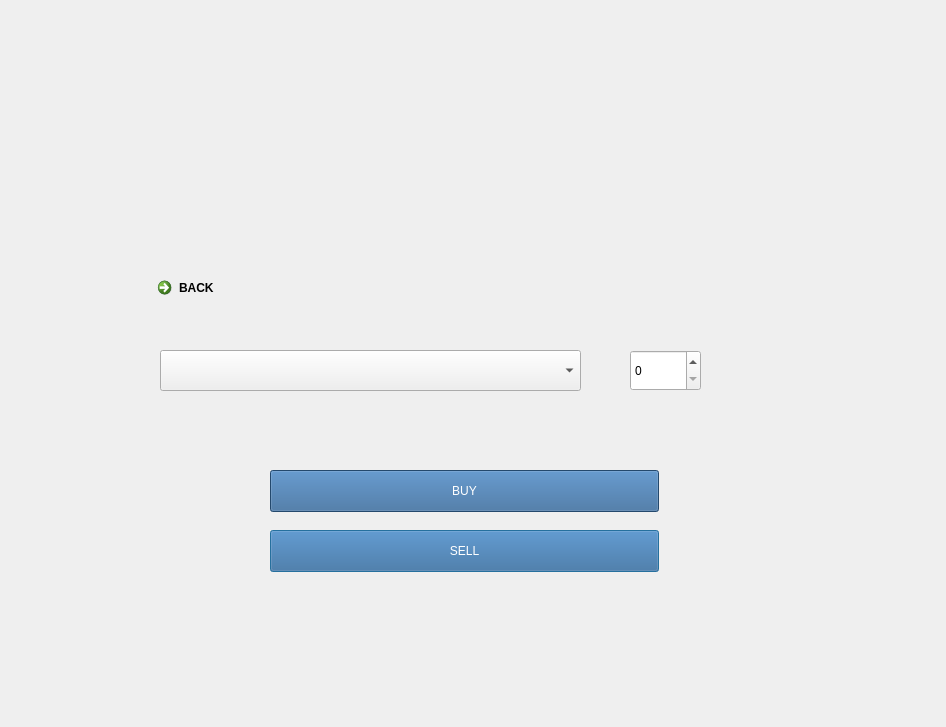
<?xml version="1.0" encoding="UTF-8"?>
<ui version="4.0">
 <class>Dialog</class>
 <widget class="QDialog" name="Dialog">
  <property name="geometry">
   <rect>
    <x>0</x>
    <y>0</y>
    <width>946</width>
    <height>727</height>
   </rect>
  </property>
  <property name="windowTitle">
   <string>Dialog</string>
  </property>
  <widget class="QPushButton" name="sellbutton">
   <property name="geometry">
    <rect>
     <x>270</x>
     <y>530</y>
     <width>389</width>
     <height>42</height>
    </rect>
   </property>
   <property name="palette">
    <palette>
     <active>
      <colorrole role="WindowText">
       <brush brushstyle="SolidPattern">
        <color alpha="255">
         <red>255</red>
         <green>255</green>
         <blue>255</blue>
        </color>
       </brush>
      </colorrole>
      <colorrole role="Button">
       <brush brushstyle="SolidPattern">
        <color alpha="255">
         <red>51</red>
         <green>102</green>
         <blue>153</blue>
        </color>
       </brush>
      </colorrole>
      <colorrole role="Text">
       <brush brushstyle="SolidPattern">
        <color alpha="255">
         <red>255</red>
         <green>255</green>
         <blue>255</blue>
        </color>
       </brush>
      </colorrole>
      <colorrole role="ButtonText">
       <brush brushstyle="SolidPattern">
        <color alpha="255">
         <red>255</red>
         <green>255</green>
         <blue>255</blue>
        </color>
       </brush>
      </colorrole>
      <colorrole role="Base">
       <brush brushstyle="SolidPattern">
        <color alpha="255">
         <red>51</red>
         <green>102</green>
         <blue>153</blue>
        </color>
       </brush>
      </colorrole>
      <colorrole role="Window">
       <brush brushstyle="SolidPattern">
        <color alpha="255">
         <red>51</red>
         <green>102</green>
         <blue>153</blue>
        </color>
       </brush>
      </colorrole>
     </active>
     <inactive>
      <colorrole role="WindowText">
       <brush brushstyle="SolidPattern">
        <color alpha="255">
         <red>255</red>
         <green>255</green>
         <blue>255</blue>
        </color>
       </brush>
      </colorrole>
      <colorrole role="Button">
       <brush brushstyle="SolidPattern">
        <color alpha="255">
         <red>51</red>
         <green>102</green>
         <blue>153</blue>
        </color>
       </brush>
      </colorrole>
      <colorrole role="Text">
       <brush brushstyle="SolidPattern">
        <color alpha="255">
         <red>255</red>
         <green>255</green>
         <blue>255</blue>
        </color>
       </brush>
      </colorrole>
      <colorrole role="ButtonText">
       <brush brushstyle="SolidPattern">
        <color alpha="255">
         <red>255</red>
         <green>255</green>
         <blue>255</blue>
        </color>
       </brush>
      </colorrole>
      <colorrole role="Base">
       <brush brushstyle="SolidPattern">
        <color alpha="255">
         <red>51</red>
         <green>102</green>
         <blue>153</blue>
        </color>
       </brush>
      </colorrole>
      <colorrole role="Window">
       <brush brushstyle="SolidPattern">
        <color alpha="255">
         <red>51</red>
         <green>102</green>
         <blue>153</blue>
        </color>
       </brush>
      </colorrole>
     </inactive>
     <disabled>
      <colorrole role="WindowText">
       <brush brushstyle="SolidPattern">
        <color alpha="255">
         <red>255</red>
         <green>255</green>
         <blue>255</blue>
        </color>
       </brush>
      </colorrole>
      <colorrole role="Button">
       <brush brushstyle="SolidPattern">
        <color alpha="255">
         <red>51</red>
         <green>102</green>
         <blue>153</blue>
        </color>
       </brush>
      </colorrole>
      <colorrole role="Text">
       <brush brushstyle="SolidPattern">
        <color alpha="255">
         <red>255</red>
         <green>255</green>
         <blue>255</blue>
        </color>
       </brush>
      </colorrole>
      <colorrole role="ButtonText">
       <brush brushstyle="SolidPattern">
        <color alpha="255">
         <red>255</red>
         <green>255</green>
         <blue>255</blue>
        </color>
       </brush>
      </colorrole>
      <colorrole role="Base">
       <brush brushstyle="SolidPattern">
        <color alpha="255">
         <red>51</red>
         <green>102</green>
         <blue>153</blue>
        </color>
       </brush>
      </colorrole>
      <colorrole role="Window">
       <brush brushstyle="SolidPattern">
        <color alpha="255">
         <red>51</red>
         <green>102</green>
         <blue>153</blue>
        </color>
       </brush>
      </colorrole>
     </disabled>
    </palette>
   </property>
   <property name="cursor">
    <cursorShape>PointingHandCursor</cursorShape>
   </property>
   <property name="mouseTracking">
    <bool>true</bool>
   </property>
   <property name="focusPolicy">
    <enum>Qt::ClickFocus</enum>
   </property>
   <property name="contextMenuPolicy">
    <enum>Qt::NoContextMenu</enum>
   </property>
   <property name="acceptDrops">
    <bool>true</bool>
   </property>
   <property name="layoutDirection">
    <enum>Qt::LeftToRight</enum>
   </property>
   <property name="styleSheet">
    <string notr="true">QPushButton { background-color: #336699; color: white; border-radius: 20px; padding: 10px 20px; font-size: 18px; }&quot;
QPushButton:hover { background-color: #5588CC; }</string>
   </property>
   <property name="inputMethodHints">
    <set>Qt::ImhNone</set>
   </property>
   <property name="text">
    <string>SELL</string>
   </property>
  </widget>
  <widget class="QCommandLinkButton" name="backbutton">
   <property name="geometry">
    <rect>
     <x>150</x>
     <y>270</y>
     <width>181</width>
     <height>41</height>
    </rect>
   </property>
   <property name="text">
    <string>BACK</string>
   </property>
  </widget>
  <widget class="QComboBox" name="nftname">
   <property name="geometry">
    <rect>
     <x>160</x>
     <y>350</y>
     <width>421</width>
     <height>41</height>
    </rect>
   </property>
   <property name="cursor">
    <cursorShape>PointingHandCursor</cursorShape>
   </property>
   <property name="styleSheet">
    <string notr="true">QComboBox { background-color: #336699; color: white; border-radius: 20px; padding: 10px 20px; font-size: 18px; }&quot;
QComBox:hover { background-color: #5588CC; }</string>
   </property>
  </widget>
  <widget class="QPushButton" name="buybutton">
   <property name="geometry">
    <rect>
     <x>270</x>
     <y>470</y>
     <width>389</width>
     <height>42</height>
    </rect>
   </property>
   <property name="palette">
    <palette>
     <active>
      <colorrole role="WindowText">
       <brush brushstyle="SolidPattern">
        <color alpha="255">
         <red>255</red>
         <green>255</green>
         <blue>255</blue>
        </color>
       </brush>
      </colorrole>
      <colorrole role="Button">
       <brush brushstyle="SolidPattern">
        <color alpha="255">
         <red>51</red>
         <green>102</green>
         <blue>153</blue>
        </color>
       </brush>
      </colorrole>
      <colorrole role="Text">
       <brush brushstyle="SolidPattern">
        <color alpha="255">
         <red>255</red>
         <green>255</green>
         <blue>255</blue>
        </color>
       </brush>
      </colorrole>
      <colorrole role="ButtonText">
       <brush brushstyle="SolidPattern">
        <color alpha="255">
         <red>255</red>
         <green>255</green>
         <blue>255</blue>
        </color>
       </brush>
      </colorrole>
      <colorrole role="Base">
       <brush brushstyle="SolidPattern">
        <color alpha="255">
         <red>51</red>
         <green>102</green>
         <blue>153</blue>
        </color>
       </brush>
      </colorrole>
      <colorrole role="Window">
       <brush brushstyle="SolidPattern">
        <color alpha="255">
         <red>51</red>
         <green>102</green>
         <blue>153</blue>
        </color>
       </brush>
      </colorrole>
     </active>
     <inactive>
      <colorrole role="WindowText">
       <brush brushstyle="SolidPattern">
        <color alpha="255">
         <red>255</red>
         <green>255</green>
         <blue>255</blue>
        </color>
       </brush>
      </colorrole>
      <colorrole role="Button">
       <brush brushstyle="SolidPattern">
        <color alpha="255">
         <red>51</red>
         <green>102</green>
         <blue>153</blue>
        </color>
       </brush>
      </colorrole>
      <colorrole role="Text">
       <brush brushstyle="SolidPattern">
        <color alpha="255">
         <red>255</red>
         <green>255</green>
         <blue>255</blue>
        </color>
       </brush>
      </colorrole>
      <colorrole role="ButtonText">
       <brush brushstyle="SolidPattern">
        <color alpha="255">
         <red>255</red>
         <green>255</green>
         <blue>255</blue>
        </color>
       </brush>
      </colorrole>
      <colorrole role="Base">
       <brush brushstyle="SolidPattern">
        <color alpha="255">
         <red>51</red>
         <green>102</green>
         <blue>153</blue>
        </color>
       </brush>
      </colorrole>
      <colorrole role="Window">
       <brush brushstyle="SolidPattern">
        <color alpha="255">
         <red>51</red>
         <green>102</green>
         <blue>153</blue>
        </color>
       </brush>
      </colorrole>
     </inactive>
     <disabled>
      <colorrole role="WindowText">
       <brush brushstyle="SolidPattern">
        <color alpha="255">
         <red>255</red>
         <green>255</green>
         <blue>255</blue>
        </color>
       </brush>
      </colorrole>
      <colorrole role="Button">
       <brush brushstyle="SolidPattern">
        <color alpha="255">
         <red>51</red>
         <green>102</green>
         <blue>153</blue>
        </color>
       </brush>
      </colorrole>
      <colorrole role="Text">
       <brush brushstyle="SolidPattern">
        <color alpha="255">
         <red>255</red>
         <green>255</green>
         <blue>255</blue>
        </color>
       </brush>
      </colorrole>
      <colorrole role="ButtonText">
       <brush brushstyle="SolidPattern">
        <color alpha="255">
         <red>255</red>
         <green>255</green>
         <blue>255</blue>
        </color>
       </brush>
      </colorrole>
      <colorrole role="Base">
       <brush brushstyle="SolidPattern">
        <color alpha="255">
         <red>51</red>
         <green>102</green>
         <blue>153</blue>
        </color>
       </brush>
      </colorrole>
      <colorrole role="Window">
       <brush brushstyle="SolidPattern">
        <color alpha="255">
         <red>51</red>
         <green>102</green>
         <blue>153</blue>
        </color>
       </brush>
      </colorrole>
     </disabled>
    </palette>
   </property>
   <property name="cursor">
    <cursorShape>PointingHandCursor</cursorShape>
   </property>
   <property name="mouseTracking">
    <bool>true</bool>
   </property>
   <property name="focusPolicy">
    <enum>Qt::ClickFocus</enum>
   </property>
   <property name="contextMenuPolicy">
    <enum>Qt::NoContextMenu</enum>
   </property>
   <property name="acceptDrops">
    <bool>true</bool>
   </property>
   <property name="layoutDirection">
    <enum>Qt::LeftToRight</enum>
   </property>
   <property name="styleSheet">
    <string notr="true">QPushButton { background-color: #336699; color: white; border-radius: 20px; padding: 10px 20px; font-size: 18px; }&quot;
QPushButton:hover { background-color: #5588CC; }</string>
   </property>
   <property name="inputMethodHints">
    <set>Qt::ImhNone</set>
   </property>
   <property name="text">
    <string>BUY</string>
   </property>
  </widget>
  <widget class="QSpinBox" name="quantity">
   <property name="geometry">
    <rect>
     <x>630</x>
     <y>350</y>
     <width>71</width>
     <height>41</height>
    </rect>
   </property>
  </widget>
 </widget>
 <resources/>
 <connections/>
</ui>
